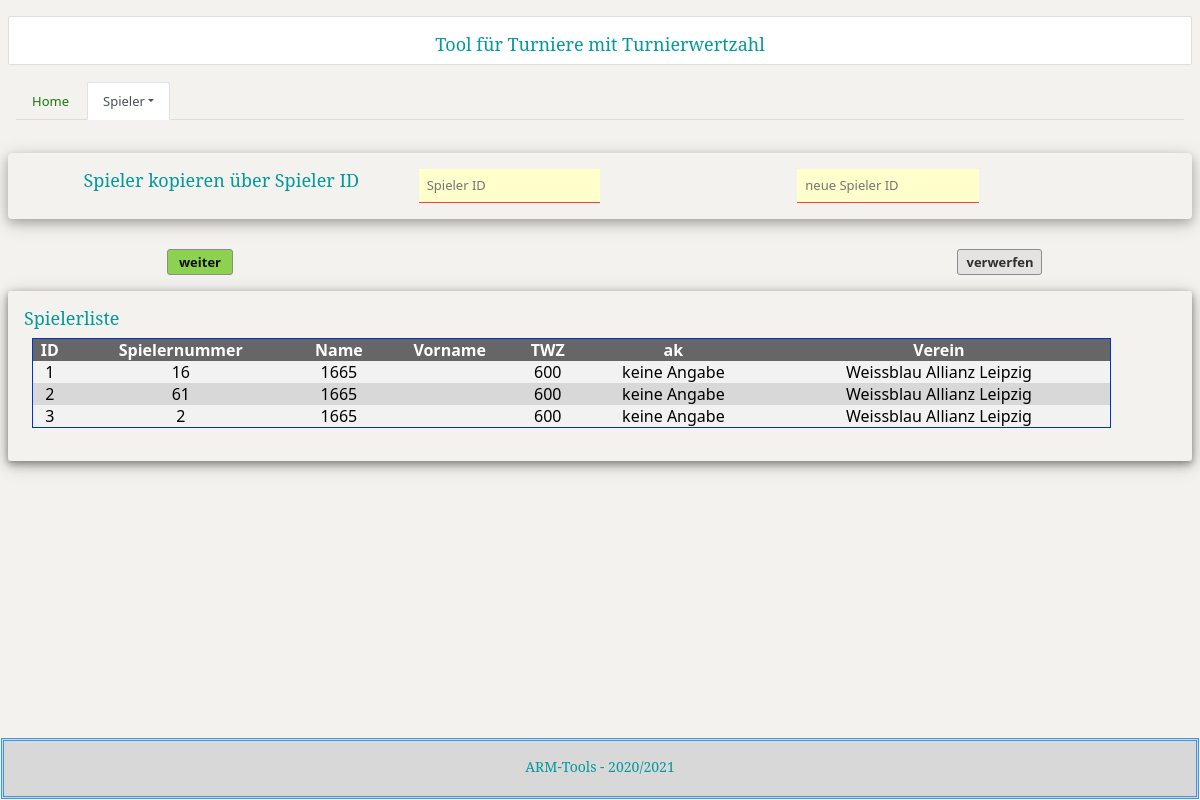
Page /spielerkopieren.html on the committed database.
### tables this page shows
CREATE TABLE spieler (
	id INTEGER NOT NULL, 
	name TEXT, 
	vorname TEXT, 
	aktiv TEXT, 
	spielernummer TEXT, 
	datumab TEXT, 
	ak TEXT, 
	verein TEXT, 
	email TEXT, 
	mobil TEXT, 
	geburtsdatum TEXT, 
	uwgprivat TEXT, 
	letztergegner TEXT, 
	vorletztergegner TEXT, 
	drittletztergegner TEXT, 
	partienmitw TEXT, 
	partienmits TEXT, 
	patienspielfrei TEXT, 
	PRIMARY KEY (id)
);

CREATE TABLE wertzahl (
	id INTEGER NOT NULL, 
	spielernummer TEXT, 
	wertzahl TEXT, 
	PRIMARY KEY (id)
);

### TWZ_Tool.py (the view)
@app.route('/spielerkopieren.html', methods=['GET', 'POST'])
def spielerkopieren():
    spieler_mod.spielerkopieren()
    var_version_titel = setting.Version_Titel
    var_version_program = setting.Version_Program
    engine = create_engine('sqlite:///daten/spieler.db')
    message = engine.execute("SELECT spieler.id, spieler.spielernummer, spieler.name, spieler.vorname, wertzahl.wertzahl, spieler.ak, spieler.verein FROM spieler INNER JOIN wertzahl ON spieler.spielernummer=wertzahl.spielernummer")
    return render_template('/spielerkopieren.html', v_version_program=var_version_program, v_version_titel=var_version_titel, tabelle=message)

### datenbank_obj.py (called while the page is built)
def spieler_dbobj(metadata):
    spieler = Table('spieler', metadata,
    Column('id', Integer, primary_key=True),
    Column('name', Text),
    Column('vorname', Text),
    Column('aktiv', Text),
    Column('spielernummer', Text),
    Column('datumab', Text),
    Column('ak', Text),
    Column('verein', Text),
    Column('email', Text),
    Column('mobil', Text),
    Column('geburtsdatum', Text),
    Column('uwgprivat', Text),
    Column('letztergegner', Text),
    Column('vorletztergegner', Text),
    Column('drittletztergegner', Text),
    Column('partienmitw', Text),
    Column('partienmits', Text),
    Column('patienspielfrei', Text)
    )
    return spieler

def wertzahl_dbobj(metadata):
    wertzahl = Table('wertzahl', metadata,
    Column('id', Integer, primary_key=True),
    Column('spielernummer', Text),
    Column('wertzahl', Text)
    )
    return wertzahl

def paarung_dbbj(metadata):
    paarung = Table('paarung', metadata,
    Column('id', Integer, primary_key=True),
    Column('spielernummer', Text),
    Column('twz_gegner', Text),
    Column('brett', Text),
    Column('ergebnis', Text)
    )
    return paarung

def aktuellerunde_dbobj(metadata):
    aktuelle_runde = Table('aktuelle_runde', metadata,
    Column('id', Integer, primary_key=True),
    Column('spielernummer', Text),
    Column('aktuelles_brett', Text),
    Column('aktueller_gegner', Text),
    Column('aktuelle_farbe', Text),
    Column('aktuell_aktiv', Text),
    Column('aktuelle_runde', Text),
    Column('letztes_brett', Text),
    Column('letzter_gegner', Text),
    Column('letzte_farbe', Text),
    Column('letzterunde_aktiv', Text),
    Column('letzte_runde', Text)
    )
    return aktuelle_runde

def getdbmetadata(engine):
    metadata = MetaData()
    metadata.bind = engine
    return metadata

### templates/spielerkopieren.html (shortened to what this page needs)
﻿<!DOCTYPE html>
<html lang="de" xml:lang="de" xmlns="http://www.w3.org/1999/xhtml">
<head>
<link rel="stylesheet" href="../static/w3.css">
<link rel="stylesheet" href="../static/bootstrap.min.css">
<link rel="stylesheet" href="../static/dna-theme.css">
<link rel="stylesheet" href="../static/format.css">
</head>
<body>
<div class="w3-row-padding">
  <header class="card">
    <center><h3>{{v_version_program}}</h3></center>
  </header>
</div>
<br>
<div class="w3-container">
    <ul class="nav nav-tabs">
        <li class="nav-item">
            <a class="nav-link" href="/">Home</a>
        </li>
        <li class="nav-item dropdown">
            <a class="nav-link dropdown-toggle active" data-toggle="dropdown" href="#" role="button" aria-haspopup="true" aria-expanded="false">Spieler</a>
        </li>
    </ul>
</div>
<br>
<div class="w3-row-padding">
  <br>
  <form action = "http://localhost:17102/spielerkopieren.html" class="w3-container w3-card-4 w3-round", method = "POST">
  <div class="w3-row-padding">
    <div class="w3-third">
      <h3><center>Spieler kopieren über Spieler ID</center></h3>
    </div>
    <div class="w3-third">
      <br>
      <input class="w3-input w3-border-red w3-pale-yellow" type="text" name="form_spielerid", placeholder="Spieler ID" required style="width:50%" maxlength="25">
      <br>
    </div>
    <div class="w3-third">
      <br>
      <input class="w3-input w3-border-red w3-pale-yellow" type="text" name="form_spieleridneu", placeholder="neue Spieler ID" required style="width:50%" maxlength="25">
      <br>
    </div>
  </div>
</div>
<br>
<div class="w3-third">
  <center>
  <input type = "submit" button class="btn btn-primary" value = "&nbsp;weiter&nbsp;"/>
  </center><br>
</div>
<div class="w3-third">&NonBreakingSpace;</div>
<div class="w3-third">
  <center>
  <input type="reset" button class="btn btn-default" value="verwerfen">
  </center>
</div><br>
<div class="w3-row-padding">
  <div class="w3-card">
  <form class="w3-container w3-card-4 w3-round">
  <h3>Spielerliste</h3>
  <div class="w3-row-padding">
      <table>
          <tr>
              <th>ID</th>
              <th>Spielernummer</th>
              <th>Name</th>
              <th>Vorname</th>
              <th>TWZ</th>
              <th>ak</th>
              <th>Verein</th>
          </tr>
          {% for zeile in tabelle %}
          <tr>
              {% for zelle in zeile %}
              <td>{{ zelle }}</td>
              {% endfor %}
          </tr>
          {% endfor %}
      </table>
      <br><br>
  </div>
  </div>
<div id="footer">
  <p><center><H5>ARM-Tools - 2020/2021</H5></center></p>
</div>
</body>
</html>

### static/w3.css (style rules this page uses)
*,*:before,*:after { box-sizing:inherit }
html { -ms-text-size-adjust:100%;-webkit-text-size-adjust:100% }
body { margin:0 }
article,aside,details,figcaption,figure,footer,header,main,menu,nav,section { display:block }
a { background-color:transparent }
button,input,select,textarea,optgroup { font:inherit;margin:0 }
button,input { overflow:visible }
button,[type=button],[type=reset],[type=submit] { -webkit-appearance:button }
html,body { font-family:Verdana,sans-serif;font-size:15px;line-height:1.5 }
html { overflow-x:hidden }
h3 { font-size:24px }
h5 { font-size:18px }
h1,h2,h3,h4,h5,h6 { font-family:"Segoe UI",Arial,sans-serif;font-weight:400;margin:10px 0 }
a { color:inherit }
.w3-input { padding:8px;display:block;border:none;border-bottom:1px solid #ccc;width:100% }
.w3-container:after,.w3-container:before,.w3-panel:after,.w3-panel:before,.w3-row:after,.w3-row:before,.w3-row-padding:after,.w3-row-padding:before, .w3-cell-row:before,.w3-cell-row:after,.w3-clear:after,.w3-clear:before,.w3-bar:before,.w3-bar:after { content:"";display:table;clear:both }
.w3-col,.w3-half,.w3-third,.w3-twothird,.w3-threequarter,.w3-quarter { float:left;width:100% }
@media (min-width:601px) { .w3-col.m4,.w3-third { width:33.33333% } }
.w3-round,.w3-round-medium { border-radius:4px }
.w3-row-padding,.w3-row-padding>.w3-half,.w3-row-padding>.w3-third,.w3-row-padding>.w3-twothird,.w3-row-padding>.w3-threequarter,.w3-row-padding>.w3-quarter,.w3-row-padding>.w3-col { padding:0 8px }
.w3-container,.w3-panel { padding:0.01em 16px }
.w3-card,.w3-card-2 { box-shadow:0 2px 5px 0 rgba(0,0,0,0.16),0 2px 10px 0 rgba(0,0,0,0.12) }
.w3-card-4,.w3-hover-shadow:hover { box-shadow:0 4px 10px 0 rgba(0,0,0,0.2),0 4px 20px 0 rgba(0,0,0,0.19) }
.w3-pale-yellow,.w3-hover-pale-yellow:hover { color:#000!important;background-color:#ffffcc!important }
.w3-border-red,.w3-hover-border-red:hover { border-color:#f44336!important }

### static/format.css (style rules this page uses)
table { width: 95%; background-color: #FFFFFF; border-style:solid; border-width: 1px; padding: 1px; border-color: #0033CC; text-align: center; }
td { text-align: center; }
th { background-color: #666; text-align: center; color: #FFFFFF; }
tr { background-color: #F2F2F2; text-align: center; color: #000; }
tr:nth-child(odd) { background-color: #D8D8D8; }
#footer { position: fixed; padding: 10px; border-color: #3896EE; border-style: double; background: #D8D8D8; bottom: 1px; left: 1px; right: 1px; font-size: 15px; }
#footer p { margin: 1px; float: right; }

### rows in the picture
spieler: zeile "1", spielernummer "16", name "1665", ak "keine Angabe", verein "Weissblau Allianz Leipzig"
wertzahl: wertzahl "600"
spieler: zeile "2", spielernummer "61", name "1665", ak "keine Angabe", verein "Weissblau Allianz Leipzig"
wertzahl: wertzahl "600"
spieler: zeile "3" "2", name "1665", ak "keine Angabe", verein "Weissblau Allianz Leipzig"
wertzahl: wertzahl "600"

### other values in the picture
{{ v_version_program }} "Tool für Turniere mit Turnierwertzahl"
